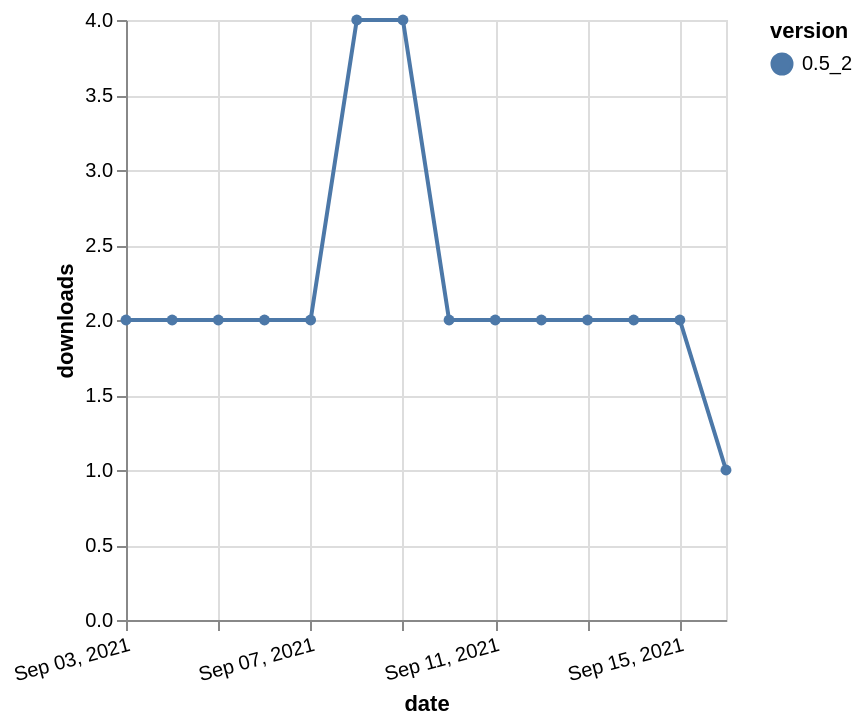

Write the Vega-Lite specification saved for this chart.
### Vega-Lite specification from a JSON file in a GitHub repository (floating-point values rounded to 4 significant figures)
{"$schema": "https://vega.github.io/schema/vega-lite/v5.json", "description": "A simple bar chart with embedded data.", "data": {"values": [{"date": "2021-09-03", "total": 3252, "delta": 2, "version": "0.5_2"}, {"date": "2021-09-04", "total": 3254, "delta": 2, "version": "0.5_2"}, {"date": "2021-09-05", "total": 3256, "delta": 2, "version": "0.5_2"}, {"date": "2021-09-06", "total": 3258, "delta": 2, "version": "0.5_2"}, {"date": "2021-09-07", "total": 3260, "delta": 2, "version": "0.5_2"}, {"date": "2021-09-08", "total": 3264, "delta": 4, "version": "0.5_2"}, {"date": "2021-09-09", "total": 3268, "delta": 4, "version": "0.5_2"}, {"date": "2021-09-10", "total": 3270, "delta": 2, "version": "0.5_2"}, {"date": "2021-09-11", "total": 3272, "delta": 2, "version": "0.5_2"}, {"date": "2021-09-12", "total": 3274, "delta": 2, "version": "0.5_2"}, {"date": "2021-09-13", "total": 3276, "delta": 2, "version": "0.5_2"}, {"date": "2021-09-14", "total": 3278, "delta": 2, "version": "0.5_2"}, {"date": "2021-09-15", "total": 3280, "delta": 2, "version": "0.5_2"}, {"date": "2021-09-16", "total": 3281, "delta": 1, "version": "0.5_2"}]}, "width": "container", "mark": {"type": "line", "point": {"filled": true}}, "encoding": {"x": {"field": "date", "type": "temporal", "timeUnit": "yearmonthdate", "title": "date", "axis": {"labelAngle": -15}}, "y": {"field": "delta", "type": "quantitative", "title": "downloads"}, "color": {"field": "version", "type": "nominal"}, "tooltip": {"field": "delta"}}}
